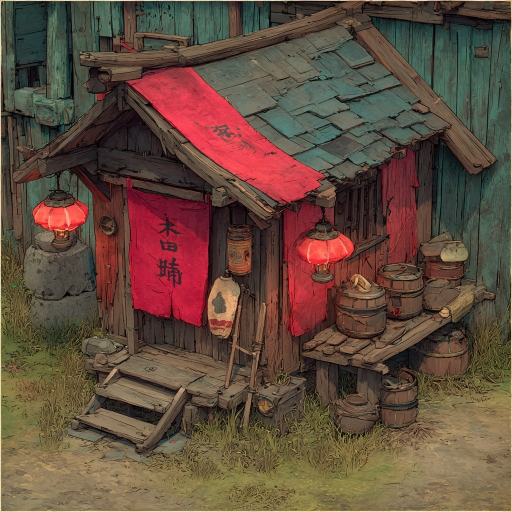
#> input picture images/buildings/_raw/barracks.jpg, 1024 x 1024 px (shown at 1/2 size)
$ python strip_magenta_v2.py ../images/buildings/_raw/barracks.jpg ../images/buildings/_raw/bow_range.jpg
#> lines starting #> are read from the running program, lines starting #| are printed output that depends on the picture; after the words box and inside, x2 and y2 are one past the last pixel; in counts of white or black regions, pixels touching at a corner belong together
#> in strip, `a = arr[..., 3].astype(float)`: a: shape (1024, 1024) float64; every value is 255
#!/usr/bin/env python3
"""strip_magenta_v2.py - Sonnet 08 / Pin Quest polish.

Two-pass background remover for sprites with soft pink/magenta gradients
that the canonical strip_magenta.py (chroma-key) leaves halos around.

Pass A - hue-based fade:
  HSV centred on hue 320 deg with falloff. Identifies clear background
  pixels (high score) vs likely-content (low score) vs edge band.

Pass B - residual halo killer:
  Catches what Pass A misses: bright opaque magenta-dominant pixels
  outside the central hue band (eg purple-blue tinted edges around 280
  deg), plus an edge-zone cleanup within a few pixels of transparency.

Decontamination: edge-band pixels have R and B pulled toward G to remove
inherited magenta bleed from anti-aliased edges.

Usage:
  python3 strip_magenta_v2.py <input.png> <output.png>
"""

import sys
import numpy as np
from PIL import Image
from scipy.ndimage import binary_dilation


def rgb_to_hsv(arr_rgb):
    a = arr_rgb.astype(float) / 255.0
#> a: shape (1024, 1024, 3) float64
    r, g, b = a[..., 0], a[..., 1], a[..., 2]
    mx = np.max(a, axis=-1)
    mn = np.min(a, axis=-1)
    d = mx - mn
    h = np.zeros_like(mx)
    s = np.zeros_like(mx)
    v = mx
    nz = d > 1e-9
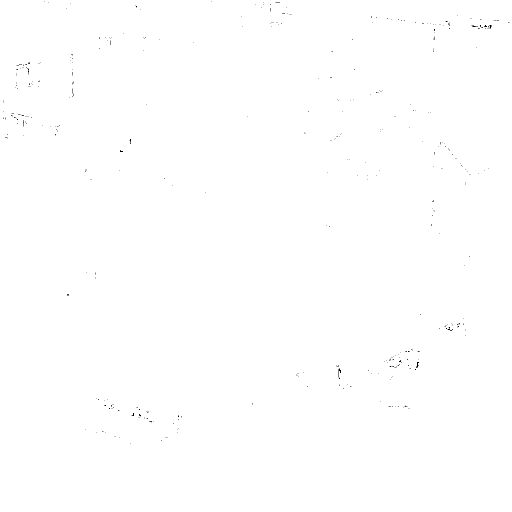
#> nz: shape (1024, 1024) bool (shown at 1/2 size); 99.9% white; black in thin lines or dots, all inside (x1, y1, x2, y2) = (6, 3, 1020, 887)
    s[nz] = d[nz] / mx[nz]
    rmask = nz & (mx == r)
#> rmask: shape (1024, 1024) bool; 78.8% white; 452 black regions (369 under 20 px), largest, box (x1, y1, x2, y2) and area: (741, 30, 1023, 622) 72759, (392, 68, 863, 342) 59991, (0, 0, 248, 298) 46125
    gmask = nz & (mx == g) & ~rmask
#> gmask: shape (1024, 1024) bool; 20% white; 401 white regions (328 under 20 px), largest, box (x1, y1, x2, y2) and area: (749, 34, 1023, 622) 68418, (392, 68, 863, 342) 59833, (0, 0, 248, 298) 41773
    bmask = nz & (mx == b) & ~rmask & ~gmask
#> bmask: shape (1024, 1024) bool; 1.1% white; 424 white regions (356 under 20 px), largest, box (x1, y1, x2, y2) and area: (767, 698, 840, 736) 1339, (864, 291, 884, 401) 985, (883, 290, 924, 348) 793
    h[rmask] = ((g[rmask] - b[rmask]) / d[rmask]) % 6.0
    h[gmask] = ((b[gmask] - r[gmask]) / d[gmask]) + 2.0
#> h: shape (1024, 1024) float64; min 0, max 5.99, mean 1.57
    h[bmask] = ((r[bmask] - g[bmask]) / d[bmask]) + 4.0
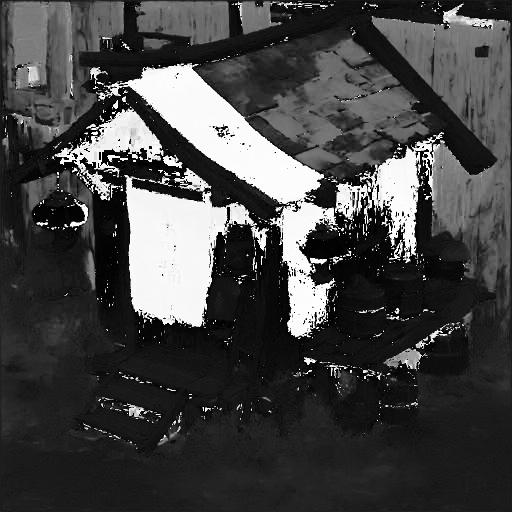
#> h: shape (1024, 1024) float64 (shown at 1/2 size); min 0, max 5.99, mean 1.61; drawn with min black and max white
    h *= 60.0
    return h, s, v


def magenta_score(h, s, v):
    """Pass A score: how strongly a pixel reads as pink/magenta background."""
    dh = np.minimum(np.abs(h - 320.0), np.abs((h + 360.0) - 320.0))
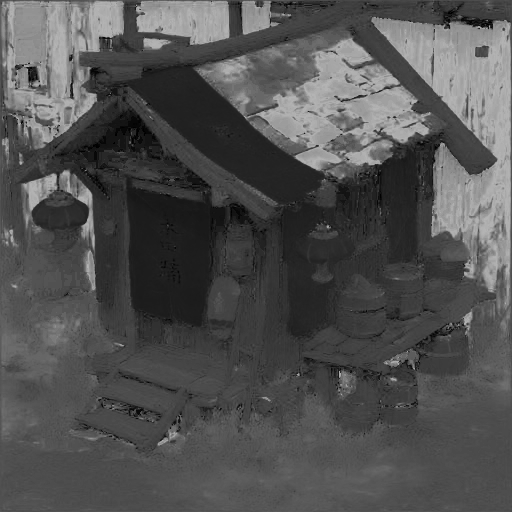
#> dh: shape (1024, 1024) float64 (shown at 1/2 size); min 0, max 180, mean 81.4
    dh = np.minimum(dh, np.abs((h - 360.0) - 320.0))
    hue_fit = np.clip(1.0 - dh / 50.0, 0.0, 1.0)
    sat_fit = np.clip((s - 0.18) / 0.45, 0.0, 1.0)
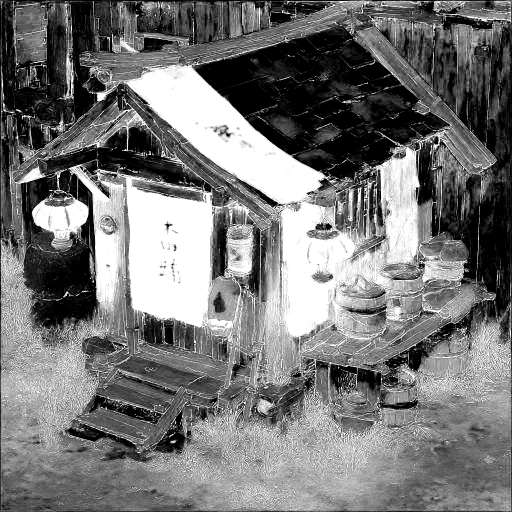
#> sat_fit: shape (1024, 1024) float64 (shown at 1/2 size); min 0, max 1, mean 0.464
    val_fit = np.clip((v - 0.15) / 0.40, 0.0, 1.0)
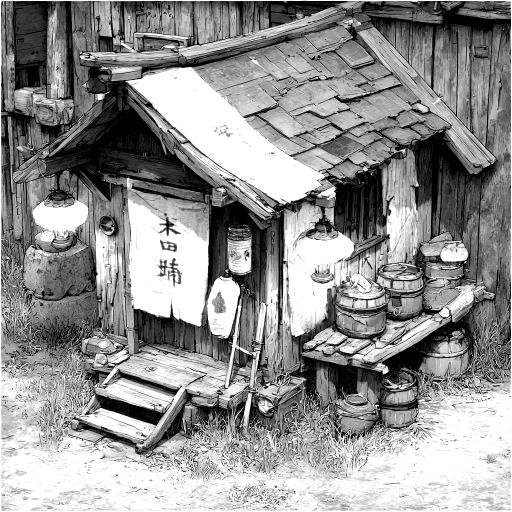
#> val_fit: shape (1024, 1024) float64 (shown at 1/2 size); min 0, max 1, mean 0.573
    return hue_fit * sat_fit * val_fit


def strip(in_path, out_path):
    im = Image.open(in_path).convert('RGBA')
    arr = np.array(im)
    rgb = arr[..., :3].astype(float)
    a = arr[..., 3].astype(float)
    h, s, v = rgb_to_hsv(arr[..., :3])
    score = magenta_score(h, s, v)

    # Pass A: three-band alpha curve + decontamination on edge band.
    fade = np.clip((0.50 - score) / 0.35, 0.0, 1.0)
    fade[score <= 0.15] = 1.0
    fade[score >= 0.50] = 0.0
    new_a = a * fade

    edge_band = (score > 0.15) & (score < 0.50)
#> edge_band: shape (1024, 1024) bool; 9.8% white; 130 white regions (108 under 20 px), largest, box (x1, y1, x2, y2) and area: (255, 134, 648, 407) 38353, (253, 356, 419, 653) 36536, (566, 405, 671, 673) 15212
    tint = np.where(edge_band, score, 0.0) * np.maximum(
        0.0, np.minimum(rgb[..., 0], rgb[..., 2]) - rgb[..., 1]
    )
    new_r = np.clip(rgb[..., 0] - tint * 0.7, 0, 255)
    new_b = np.clip(rgb[..., 2] - tint * 0.7, 0, 255)

    # Pass B: residual halo killer on the post-Pass-A buffer.
    r_b = new_r.astype(int)
    g_b = rgb[..., 1].astype(int)
    b_b = new_b.astype(int)
    a_b = new_a

    # B1: bright opaque magenta-dominant pixels missed by Pass A
    #     (eg purple-blue tinted around hue 280 deg).
    bright_pink = (
        (a_b > 200)
        & ((r_b - g_b) > 40)
        & ((b_b - g_b) > 40)
        & (np.maximum(r_b, b_b) > 215)
    )
#> bright_pink: shape (1024, 1024) bool; every value is 0

    # B2: edge-zone cleanup within 5 px of fully transparent pixels.
    transparent = (a_b == 0)
#> transparent: shape (1024, 1024) bool; 0% white in thin lines or dots, all inside (x1, y1, x2, y2) = (256, 365, 345, 433)
    edge_zone = binary_dilation(transparent, iterations=5) & ~transparent
#> edge_zone: shape (1024, 1024) bool; 0.01% white; 2 white regions, box (x1, y1, x2, y2) and area: (251, 360, 262, 371) 60, (339, 427, 350, 438) 60
    mag_dom = np.maximum(0, np.minimum(r_b - g_b, b_b - g_b))
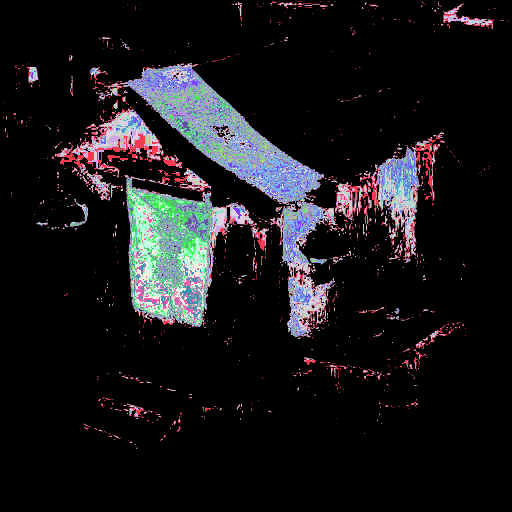
#> mag_dom: shape (1024, 1024) int64 (shown at 1/2 size); 27 distinct labels, from 0 to 31; one colour per label, 0 black
    halo_e = np.where(edge_zone, np.clip(mag_dom / 60.0, 0, 1), 0.0)

    halo = np.maximum(halo_e, bright_pink.astype(float))

    a_final = a_b * (1.0 - halo)
    pull = halo * 0.7
    r_final = np.clip(r_b - (r_b - g_b) * pull, 0, 255)
    b_final = np.clip(b_b - (b_b - g_b) * pull, 0, 255)

    out = arr.copy()
    out[..., 0] = r_final.astype(np.uint8)
#> out: shape (1024, 1024, 4); mean R, G, B, A 98.5, 76.3, 61.8, 255
    out[..., 2] = b_final.astype(np.uint8)
#> out: shape (1024, 1024, 4); mean R, G, B, A 98.5, 76.3, 61.4, 255
    out[..., 3] = np.clip(a_final, 0, 255).astype(np.uint8)
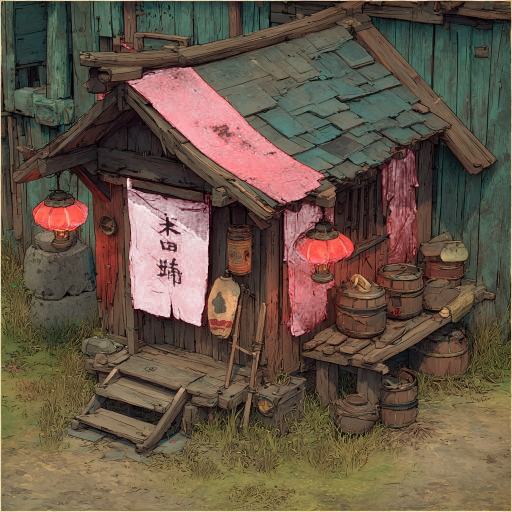
#> out: shape (1024, 1024, 4) (shown at 1/2 size); mean R, G, B, A 98.5, 76.3, 61.4, 243.6; transparent parts drawn white
    Image.fromarray(out, 'RGBA').save(out_path, 'PNG')

    a_chk = out[..., 3]
    r_chk = out[..., 0].astype(int)
    g_chk = out[..., 1].astype(int)
    b_chk = out[..., 2].astype(int)
    halo_after = (a_chk > 30) & ((r_chk - g_chk) > 50) & ((b_chk - g_chk) > 50)
    visible = int((a_chk > 30).sum())
#> visible = 1048178
    print(
        f'wrote {out_path}: alpha extrema {(int(a_chk.min()), int(a_chk.max()))} '
        f'visible={visible} residual_halo={int(halo_after.sum())}'
    )
#| wrote ../images/buildings/_raw/bow_range.jpg: alpha extrema (0, 255) visible=1048178 residual_halo=0


if __name__ == '__main__':
    if len(sys.argv) < 3:
        print(f'Usage: {sys.argv[0]} <input.png> <output.png>')
        sys.exit(1)
    strip(sys.argv[1], sys.argv[2])

$ run again, on images/buildings/_raw/campfire.jpg
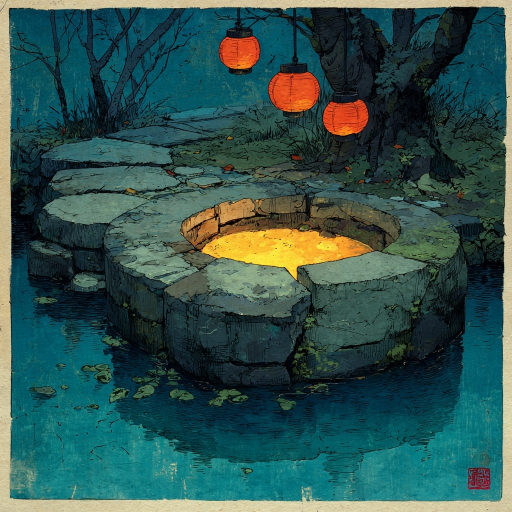
#> input picture images/buildings/_raw/campfire.jpg, 1024 x 1024 px (shown at 1/2 size)
#> in rgb_to_hsv, `nz = d > 1e-9`:
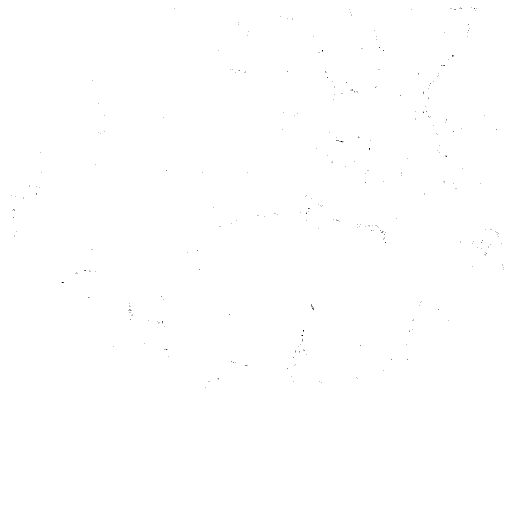
#> nz: shape (1024, 1024) bool (shown at 1/2 size); 99.9% white; black in thin lines or dots, all inside (x1, y1, x2, y2) = (23, 15, 1008, 775)
#> rmask: shape (1024, 1024) bool; 13.1% white; 211 white regions (184 under 20 px), largest, box (x1, y1, x2, y2) and area: (0, 0, 1024, 1024) 72637, (342, 392, 798, 567) 42819, (536, 132, 641, 235) 7365
#> gmask: shape (1024, 1024) bool; 30.6% white; 2407 white regions (2076 under 20 px), largest, box (x1, y1, x2, y2) and area: (86, 13, 1017, 764) 229292, (17, 506, 1009, 1008) 25209, (231, 577, 340, 721) 5466
#> bmask: shape (1024, 1024) bool; 56.2% white; 2199 black regions (1884 under 20 px), largest, box (x1, y1, x2, y2) and area: (0, 0, 1024, 1024) 391288, (231, 577, 340, 721) 5564, (436, 62, 521, 149) 5181
#> edge_band: shape (1024, 1024) bool; 0.11% white; 14 white regions (12 under 20 px), largest, box (x1, y1, x2, y2) and area: (936, 937, 980, 979) 1038, (967, 937, 980, 948) 77
#> bright_pink: shape (1024, 1024) bool; every value is 0
#> transparent: shape (1024, 1024) bool; 0% white in thin lines or dots, all inside (x1, y1, x2, y2) = (947, 958, 976, 978)
#> edge_zone: shape (1024, 1024) bool; 0.03% white; 2 white regions, box (x1, y1, x2, y2) and area: (962, 957, 981, 983) 242, (942, 953, 953, 964) 60
#> mag_dom: shape (1024, 1024) int64; 33 distinct labels, from 0 to 33
#> in strip, `out[..., 3] = np.clip(a_final, 0, 255).astype(np.uint8)`:
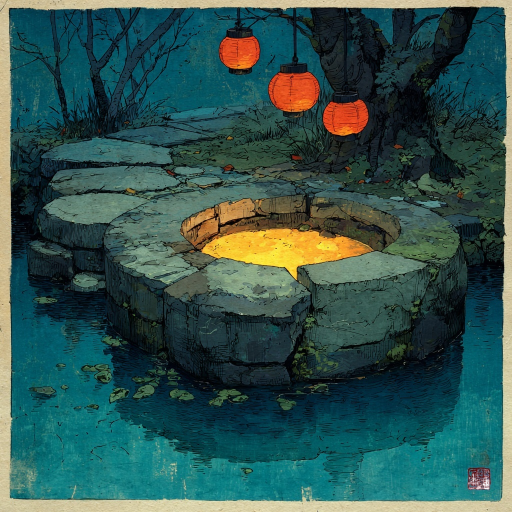
#> out: shape (1024, 1024, 4) (shown at 1/2 size); mean R, G, B, A 49.1, 83.5, 78.7, 254.9; transparent parts drawn white
#> visible = 1048520
#| wrote ../images/buildings/_raw/campfire.jpg: alpha extrema (0, 255) visible=1048520 residual_halo=0
